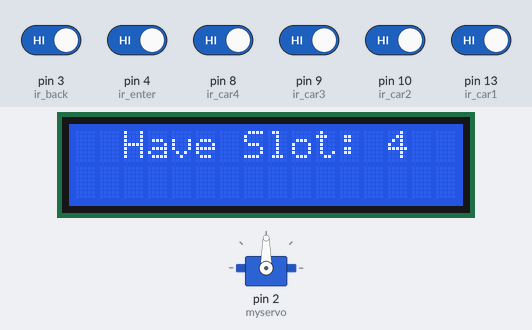
A sketch run on a simulated Arduino Uno, built with avr-gcc and run on an emulated ATmega328P. Shown: servo, 16×2 character LCD. The test bench sets the inputs (shaded band); at power-on: pin 3 (ir_back), pin 4 (ir_enter), pin 8 (ir_car4), pin 9 (ir_car3), pin 10 (ir_car2), pin 13 (ir_car1) HIGH. What the sketch prints to the serial monitor is not drawn.

Above: at 3.2 s.
3.3 s: pin 8 (ir_car4) driven LOW
At 7.8 s:
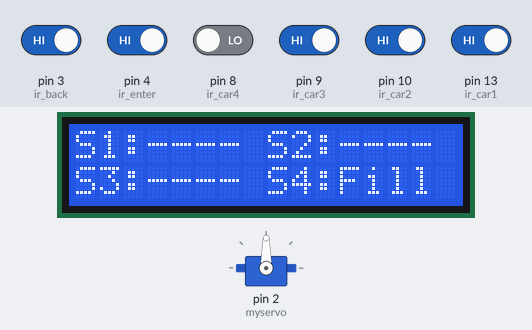
9.7 s: pin 9 (ir_car3) driven LOW
At 13.9 s:
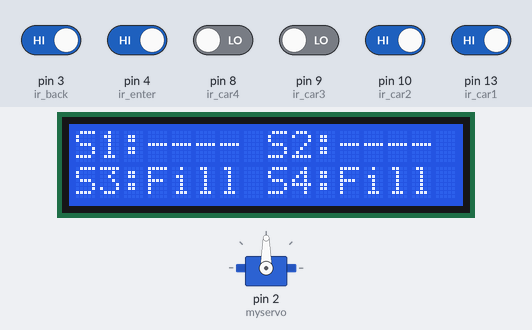
17.8 s: pin 10 (ir_car2) driven LOW
At 23.2 s:
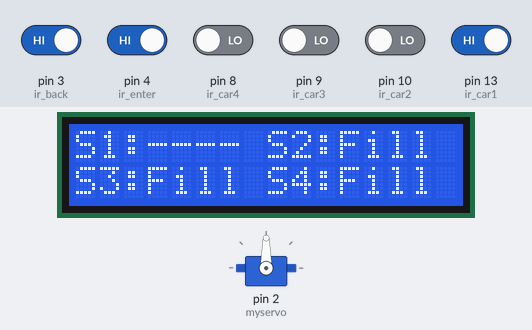
26.5 s: pin 13 (ir_car1) driven LOW
At 29.3 s:
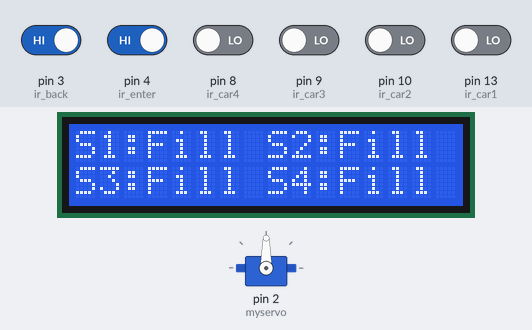
35.2 s: pin 8 (ir_car4) driven HIGH
At 38.5 s:
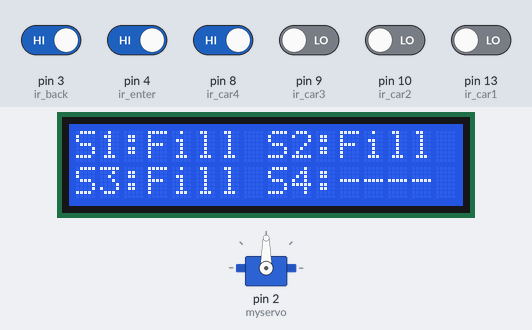
43.9 s: pin 9 (ir_car3) driven HIGH
At 47.7 s:
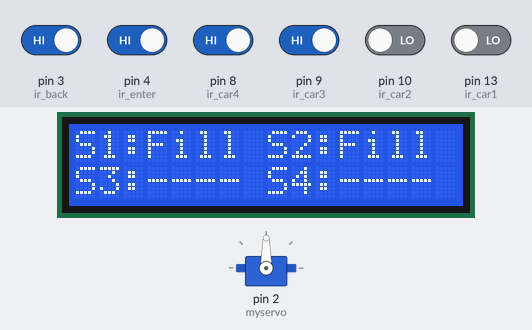
Timing chart, 0 to 49.2 s (numbered marks = the images above; inputs shaded):
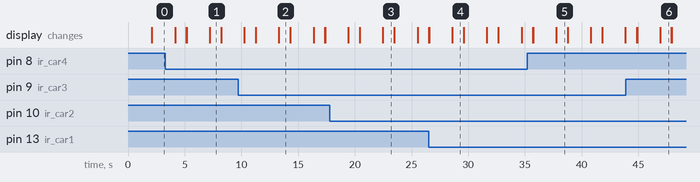

The sketch:

CPS.ino
```cpp
#include <Servo.h>  //includes the servo library
#include <Wire.h>
#include <LiquidCrystal_I2C.h>

#define ir_enter 4
#define ir_back 3

#define ir_car1 13
#define ir_car2 10
#define ir_car3 9
#define ir_car4 8

int S1 = 0, S2 = 0, S3 = 0, S4 = 0;
int s1=0,s2=0,s3=0,s4=0;
int slot = 4;
int flag1 = 0, flag2 = 0;
LiquidCrystal_I2C lcd(0x27, 16, 2);
Servo myservo;

void setup() {

  Serial.begin(9600);
  pinMode(ir_car1, INPUT);
  pinMode(ir_car2, INPUT);
  pinMode(ir_car3, INPUT);
  pinMode(ir_car4, INPUT);
  pinMode(ir_enter, INPUT);
  pinMode(ir_back, INPUT);
  myservo.attach(2);
  myservo.write(90);


  lcd.backlight();
  lcd.begin(16, 2);
  lcd.clear();
  lcd.setCursor(0, 0);
  lcd.print("  CAR PARKING  ");
  lcd.setCursor(0, 1);
  lcd.print("    SYSTEM  ");

  delay(2000);

  lcd.clear();

  Read_Sensor();
  int total = S1 + S2 + S3 + S4;

  slot = slot - total;
}

void loop() {

  Read_Sensor();
  lcd.setCursor(0, 0);
  lcd.print("  Have Slot: ");
  lcd.print(slot);
  Serial.println(slot);
  delay(1000);
  lcd.print("    ");
  delay(1000);
  lcd.clear();

  lcd.setCursor(0, 0);
  if (S1 == 1) {
    lcd.print("S1:Fill ");
    s1=1;
  } else {
    lcd.print("S1:----");
  s1=0;
  }

  lcd.setCursor(8, 0);
  if (S2 == 1) {
    lcd.print("S2:Fill ");
s2=1;
  } else {
    lcd.print("S2:----");
    s2=0;
  }

  lcd.setCursor(0, 1);
  if (S3 == 1) {
    lcd.print("S3:Fill ");
s3=1;
  } else {
    lcd.print("S3:----");
    s3=0;
  }

  lcd.setCursor(8, 1);
  if (S4 == 1) {
    lcd.print("S4:Fill ");
    s4=1;
  } else {
    lcd.print("S4:----");
    s4=0;

  }
  delay(1000);
  lcd.clear();

  if (digitalRead(ir_enter) == 0 && flag1 == 0) {
    if (slot > 0) {
      flag1 = 1;
      if (flag2 == 0) {
        myservo.write(180);
        slot = slot - 1;
      }
    } else {
      lcd.clear();
      lcd.setCursor(0, 0);
      lcd.print("  Parking Full ");
      delay(1000);
    }
  }

  if (digitalRead(ir_back) == 0 && flag2 == 0) {
    flag2 = 1;
    if (flag1 == 0) {
      myservo.write(180);
      if (slot != 4) {
        slot = slot + 1;
      }
    }
  }

  if (flag1 == 1 && flag2 == 1) {
    delay(1000);
    myservo.write(90);
    flag1 = 0, flag2 = 0;
  }

  // if(s1==1){
  //   Serial.println("s1");
  //   delay(1000);
  // }else{
  //   Serial.println("n1");
  //   delay(1000);
  // }
  // if(s2==1){
  //   Serial.println("s2");
  //   delay(1000);
  // }else{
  //   Serial.println("n2");
  //   delay(1000);
  // }
  // if(s3==1){
  //   Serial.println("s3");
  //   delay(1000);
  // }else{
  //   Serial.println("n3");
  //   delay(1000);
  // }
  // if(s4==1){
  //   Serial.println("s4");
  //   delay(1000);
  // }else{
  //   Serial.println("n4");
  //   delay(1000);
  // }
}

void Read_Sensor() {
  S1 = 0, S2 = 0, S3 = 0, S4 = 0;

  if (digitalRead(ir_car1) == 0) { S1 = 1; }
  if (digitalRead(ir_car2) == 0) { S2 = 1; }
  if (digitalRead(ir_car3) == 0) { S3 = 1; }
  if (digitalRead(ir_car4) == 0) { S4 = 1; }
}
```

Measured:
- after the input at 3.3 s, the display: first differs from a run without the input after 3.9 s (image 1)
- after the input at 9.7 s, the display: first differs from a run without the input after 3.6 s (image 2)
- after the input at 17.8 s, the display: first differs from a run without the input after 4.7 s (image 3)
- after the input at 26.5 s, the display: first differs from a run without the input after 2.1 s (image 4)
- after the input at 35.2 s, the display: first differs from a run without the input after 2.6 s (image 5)
- after the input at 43.9 s, the display: first differs from a run without the input after 3.0 s (image 6)
- what the display in image 1 shows lasts 1.0 s, from 7.2 s to 8.2 s
